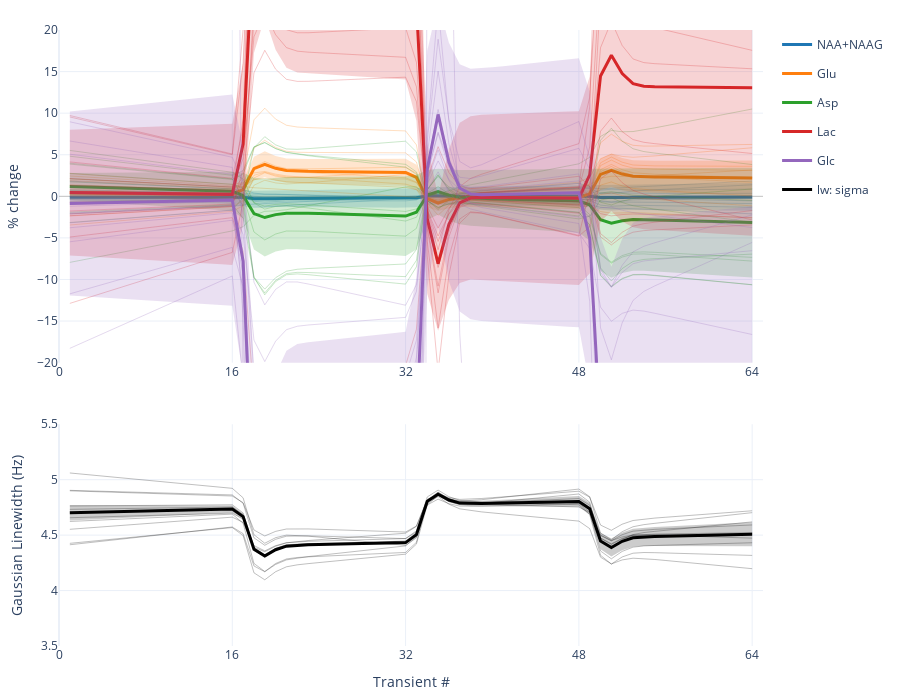

Notebook code for this chart:
### Code cell
# Plotting control
stim_or_ctrl = 'STIM'  # 'STIM' or 'CTRL'
metab_list = ['NAA+NAAG', 'Glu', 'Asp', 'Lac', 'Glc']

plotly_glm_plot(group_stats, single_sub_betas, stim_or_ctrl, metab_list)
